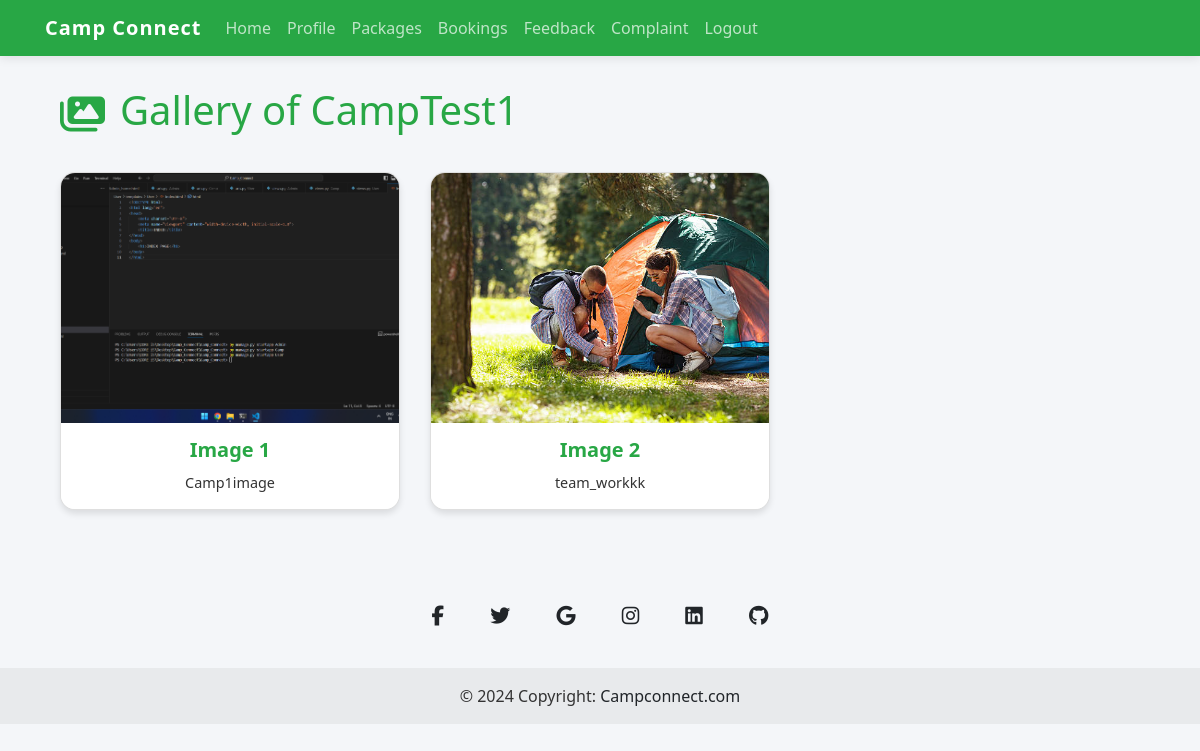
Page /User/camp/3/ on the earlier database version.
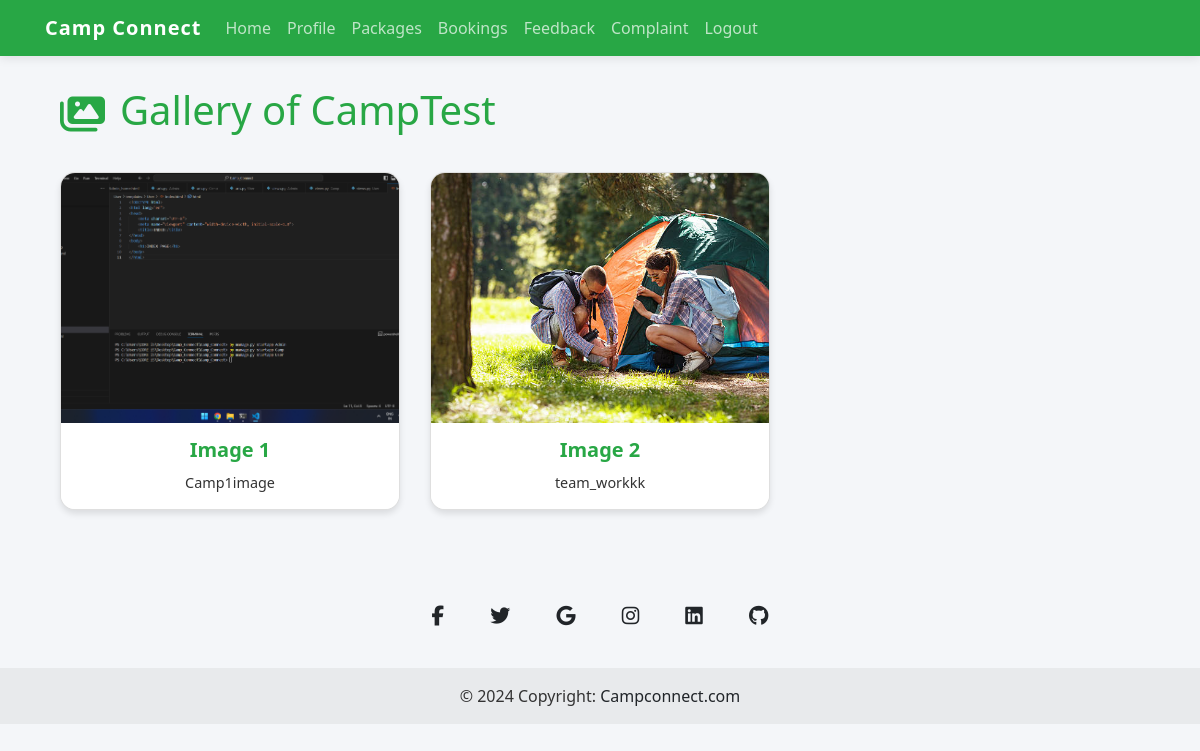
Same page on the later database version.
### Camp/models.py (models this page shows)
class Camp(models.Model):
    camp_name = models.CharField(max_length=150)
    email = models.EmailField(unique=True)
    phone_number = models.CharField(max_length=15)
    camp_regno = models.CharField(max_length=100, unique=True)
    camp_provider_name = models.CharField(max_length=150)
    password = models.CharField(max_length=100)
    date_registered = models.DateTimeField(auto_now_add=True)
    vstatus=models.IntegerField(default=0)

### User/views.py (the view)
# urls.py: path('camp/<int:camp_id>/', views.camp_gallery, name='camp_gallery'),
def camp_gallery(request, camp_id):
    camp = get_object_or_404(Camp, id=camp_id)
    images = CampImage.objects.filter(camp=camp)
    return render(request, 'User/camp_gallery.html', {'camp': camp, 'images': images})

### User/templates/User/camp_gallery.html (shortened to what this page needs)
<!DOCTYPE html>
<html lang="en">
<head>
    <link href="https://stackpath.bootstrapcdn.com/bootstrap/4.5.2/css/bootstrap.min.css" rel="stylesheet">
</head>
<body>
    <nav class="navbar navbar-expand-lg navbar-dark">
        <div class="container">
            <a class="navbar-brand" href="{% url 'User:User_home'%}">Camp Connect</a>
            <div class="collapse navbar-collapse" id="navbarNav">
                <ul class="navbar-nav ms-auto">
                    <li class="nav-item"><a class="nav-link" href="{% url 'User:User_home'%}">Home</a></li>
                    <li class="nav-item"><a class="nav-link" href="{% url 'User:view_profile'%}">Profile</a></li>
                    <li class="nav-item"><a class="nav-link" href="{% url 'User:view_all_packages'%}">Packages</a></li>
                    <li class="nav-item"><a class="nav-link" href="{% url 'User:view_bookings'%}">Bookings</a></li>
                    <li class="nav-item"><a class="nav-link" href="{% url 'User:add_feedback'%}">Feedback</a></li>
                    <li class="nav-item"><a class="nav-link" href="{% url 'User:submit_complaint'%}">Complaint</a></li>
                    <li class="nav-item"><a class="nav-link" href="{% url 'User:Index'%}">Logout</a></li>
                </ul>
            </div>
        </div>
    </nav>
    <div class="container gallery-container">
        <div class="gallery-header">
            <i class="fas fa-images"></i>
            <h1>Gallery of {{ camp.camp_name }}</h1>
        </div>
        <div class="row">
            {% for image in images %}
                <div class="col-md-4 mb-4">
                    <div class="card" data-toggle="modal" data-target="#imageModal{{ forloop.counter }}">
                        <img src="{{ image.image.url }}" class="card-img-top" alt="Image">
                        <div class="card-body">
                            <h5 class="card-title">Image {{ forloop.counter }}</h5>
                            <p class="card-text">{{ image.description }}</p>
                        </div>
                    </div>
                </div>
            {% endfor %}
        </div>
    </div>
  <footer class="text-center bg-body-tertiary">
    <div class="container pt-4">
      <section class="mb-4">
        <a data-mdb-ripple-init class="btn btn-link btn-floating btn-lg text-body m-1" href="#!" role="button"
          data-mdb-ripple-color="dark"><i class="fab fa-facebook-f"></i></a>
        <a data-mdb-ripple-init class="btn btn-link btn-floating btn-lg text-body m-1" href="#!" role="button"
          data-mdb-ripple-color="dark"><i class="fab fa-twitter"></i></a>
        <a data-mdb-ripple-init class="btn btn-link btn-floating btn-lg text-body m-1" href="#!" role="button"
          data-mdb-ripple-color="dark"><i class="fab fa-google"></i></a>
        <a data-mdb-ripple-init class="btn btn-link btn-floating btn-lg text-body m-1" href="#!" role="button"
          data-mdb-ripple-color="dark"><i class="fab fa-instagram"></i></a>
        <a data-mdb-ripple-init class="btn btn-link btn-floating btn-lg text-body m-1" href="#!" role="button"
          data-mdb-ripple-color="dark"><i class="fab fa-linkedin"></i></a>
        <a data-mdb-ripple-init class="btn btn-link btn-floating btn-lg text-body m-1" href="#!" role="button"
          data-mdb-ripple-color="dark"><i class="fab fa-github"></i></a>
      </section>
    </div>
    <div class="text-center p-3" style="background-color: rgba(0, 0, 0, 0.05);">
      © 2024 Copyright:
      <a class="text-body" href="www.campconnect.com">Campconnect.com</a>
    </div>
  </footer>
</body>
</html>

Differences in the rows shown:
changed Camp: camp_name "CampTest1" → "CampTest"
